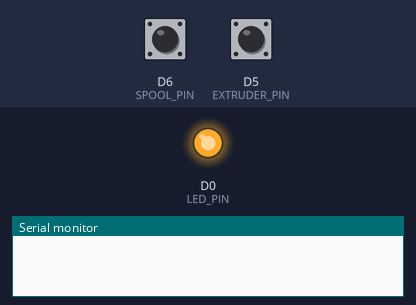
Bench run of a sketch on a simulated ESP8266 (NodeMCU). Shown: output pins drawn as LEDs (lit = HIGH), the last lines printed to the serial monitor. The test bench sets the inputs (shaded band); at power-on: D6 (SPOOL_PIN) HIGH, D5 (EXTRUDER_PIN) HIGH.

Above: at 1.2 s.
1.3 s: D6 (SPOOL_PIN) pulled LOW for 1 s
At 2.4 s:
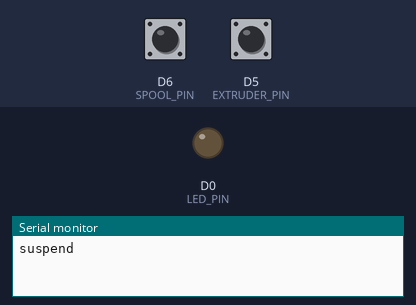
4.1 s: D5 (EXTRUDER_PIN) pulled LOW for 3.2 s
At 9.7 s:
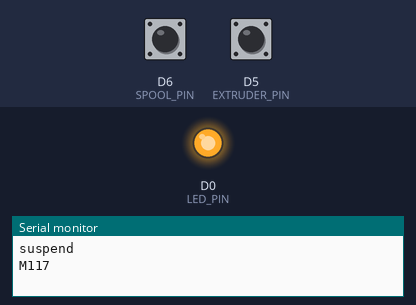
10.3 s: D6 (SPOOL_PIN) pulled LOW for 1 s
At 11.4 s:
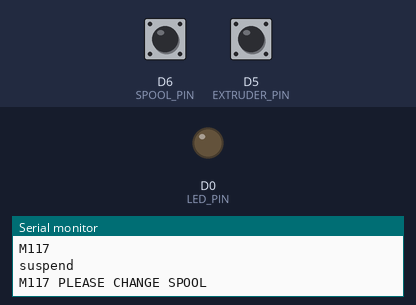
12.8 s: D6 (SPOOL_PIN) driven LOW and D5 (EXTRUDER_PIN) driven LOW
At 13.8 s:
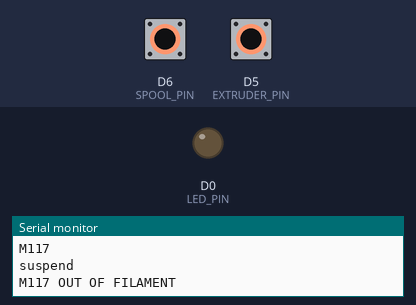
15.1 s: D6 (SPOOL_PIN) driven HIGH
16.9 s: D5 (EXTRUDER_PIN) driven HIGH
At 19.5 s:
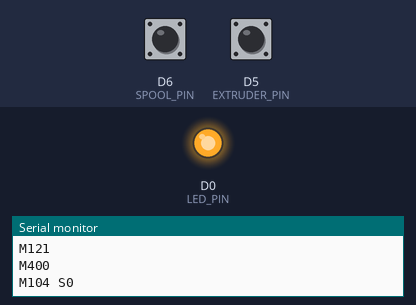
Timing chart, 0 to 20.9 s (numbered marks = the images above; inputs shaded):
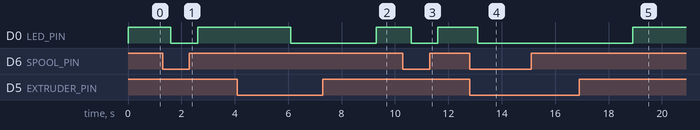

Measured:
- after the input at 1.3 s, D0 (LED_PIN): HIGH → LOW after 0.30 s, → HIGH 1.0 s later
- after the input at 4.1 s, D0 (LED_PIN): HIGH → LOW after 2.0 s, → HIGH 3.2 s later
- after the input at 10.3 s, D0 (LED_PIN): HIGH → LOW after 0.30 s, → HIGH 1.0 s later
- after the input at 12.8 s, D0 (LED_PIN): HIGH → LOW after 0.30 s
- after the input at 16.9 s, D0 (LED_PIN): LOW → HIGH after 2.0 s

The sketch:

filament_detector.ino
```cpp
// nodeM esp8266 serial Filament controller
// - use 2 inputs (microswitch, opto, hall-e etc.) to detect filament
//   absence and control the 3dprinter suspend state by serial comand
// - semi-automatic filament changing
//      *slide filament into spool sensor for automatic nozzle heatup (slide out to cooldown)
//      *when heated up slide the filament into extruder sensor so it can be auto-loaded
//
// by protoDEV

// Include the Bounce2 library found here :
// https://github.com/thomasfredericks/Bounce2
#include <Bounce2.h>

#define SPOOL_PIN D6
#define EXTRUDER_PIN D5
#define LED_PIN D0

bool spoolState ;
bool extruderState ;
byte state ;
bool preheatState = false;
bool msgCode = false ;
bool msgCode2 = false ;

unsigned long previousMillis = 0;
unsigned long previousMillis2 = 0;

// constants won't change:
const long interval  = 3000;

Bounce spoolSensor = Bounce(); // Instantiate a Bounce object
Bounce extruderSensor = Bounce(); // Instantiate a Bounce object

void setup() {

  Serial.begin(115200);

  spoolSensor.attach(SPOOL_PIN, INPUT_PULLUP); // Attach the debouncer to a pin with INPUT_PULLUP mode
  spoolSensor.interval(300); // Use a debounce interval of 300 milliseconds

  extruderSensor.attach(EXTRUDER_PIN, INPUT_PULLUP); // Attach the debouncer to a pin with INPUT_PULLUP mode
  extruderSensor.interval(2000); // Use a debounce interval of 3 seconds

  spoolState = digitalRead(SPOOL_PIN);     // read the input pin
  extruderState = digitalRead(EXTRUDER_PIN);     // read the input pin
  pinMode(LED_PIN, OUTPUT); // Setup the LED
  state = stateIndicator();
}
byte stateIndicator() {

  byte state;
  bool led = false;

  if ( (spoolState == HIGH) && (extruderState == HIGH) )
  {
    led = true;
    state = 3 ; // filament fully loaded
  }
  if ( (spoolState == LOW) && (extruderState == HIGH) )
  {
    state = 2 ; // filament loaded only in extruder sensor
  }
  if ( (spoolState == HIGH) && (extruderState == LOW) )
  {
    state = 1 ; // filament loaded only in spool sensor
  }
  if ( (spoolState == LOW) && (extruderState == LOW) )
  {
    state = 0 ; // filament not loaded
  }

  digitalWrite(LED_PIN, led); // Apply new LED state

  return state ;
}

void spoolLoop()  {

  if ( spoolSensor.rose() ) {  // Call code if button transitions from LOW to HIGH
    Serial.println("\nM117");
    if ( (state == 0) && (preheatState == LOW) )  {
      preheatState = HIGH; //Toggle Preheat state ON
      Serial.println("\nM104 S220");
    }
    spoolState = HIGH; // Toggle LED ON state
  }

  if ( spoolSensor.fell() ) {  // Call code if button transitions from HIGH to LOW
    //    Serial.println();
    if (preheatState == HIGH) {
      preheatState = LOW;
      Serial.println("\nM104 S0\nM117");
    }
    if (state == 3) {
      Serial.println();
      Serial.println("suspend");
    }
    spoolState = LOW; // Toggle LED OFF state
  }

}

void extruderLoop()  {

  if ( extruderSensor.rose() ) {  // Call code if button transitions from LOW to HIGH
    if ((state == 1) && (preheatState == HIGH)) {
      preheatState = LOW ;
      Serial.println("\nM117\nM120\nG91\nG1 E80 F300\nM121\nM400\nM104 S0");
    }
    extruderState = HIGH; // Toggle state
  }

  if ( extruderSensor.fell() ) {  // Call code if button transitions from HIGH to LOW
    extruderState = LOW; // Toggle state
  }

}

void messageLoop()  {

  unsigned long currentMillis = millis();

  if ( (state == 0) || (state == 2) ) {
    if (currentMillis - previousMillis >= interval) {
      // save the last time you send M117 message
      previousMillis = currentMillis;
      if (msgCode == false) {
        Serial.println("\nM117 PLEASE CHANGE SPOOL");
        msgCode = true ;
      } else {
        Serial.println("\nM117 OUT OF FILAMENT");
        msgCode = false ;
      }
    }
  }

  if ((state == 1) && (preheatState == HIGH)) {
    if (currentMillis - previousMillis2 >= interval) {
      // save the last time you send M117 message
      previousMillis2 = currentMillis;
      if (msgCode2 == false) {
        Serial.println("\nM117 WAIT FOR HEAT UP");
        msgCode2 = true ;
      } else {
        Serial.println("\nM117 THEN INSERT FILAMENT");
        msgCode2 = false ;
      }
    }
  }

}

void loop() {

  spoolSensor.update(); // Update the Bounce instance
  extruderSensor.update(); // Update the Bounce instance
  state = stateIndicator();
  spoolLoop();
  extruderLoop();
  messageLoop();

}
```
